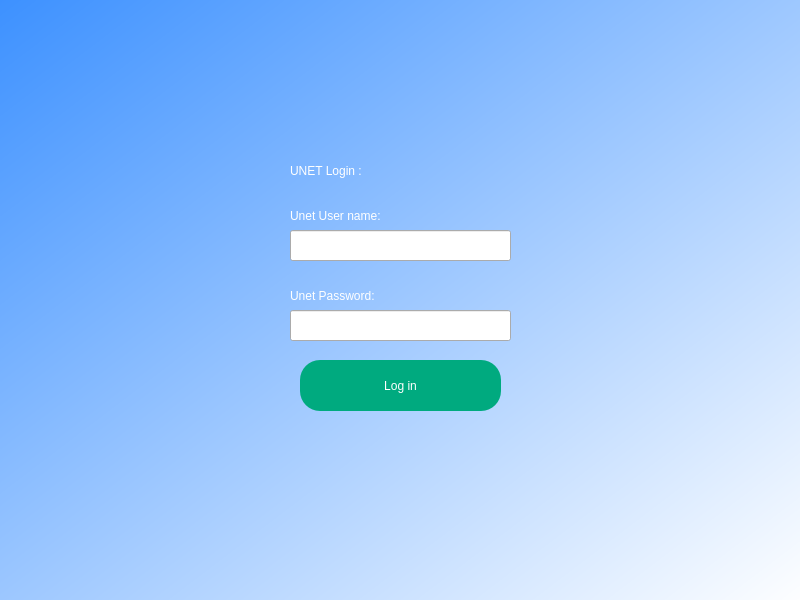
<?xml version="1.0" encoding="UTF-8"?>
<ui version="4.0">
 <class>UNOS_login</class>
 <widget class="QDialog" name="UNOS_login">
  <property name="geometry">
   <rect>
    <x>0</x>
    <y>0</y>
    <width>800</width>
    <height>600</height>
   </rect>
  </property>
  <property name="windowTitle">
   <string>Unet updater please login in</string>
  </property>
  <widget class="QWidget" name="widget_login" native="true">
   <property name="geometry">
    <rect>
     <x>0</x>
     <y>0</y>
     <width>801</width>
     <height>611</height>
    </rect>
   </property>
   <property name="styleSheet">
    <string notr="true">QWidget#widget_login{
background-color:
qlineargradient(spread:pad, x1:0, y1:0, x2:1, y2:1, stop:0 rgba(61, 145, 255, 255), stop:1 rgba(255, 255, 255, 255))}</string>
   </property>
   <widget class="QLabel" name="label">
    <property name="geometry">
     <rect>
      <x>290</x>
      <y>150</y>
      <width>221</width>
      <height>41</height>
     </rect>
    </property>
    <property name="styleSheet">
     <string notr="true">font: 26pt &quot;MS Shell Dlg 2&quot;; color:rgb(255, 255, 255)</string>
    </property>
    <property name="text">
     <string>UNET Login :</string>
    </property>
   </widget>
   <widget class="QLabel" name="label_2">
    <property name="geometry">
     <rect>
      <x>290</x>
      <y>200</y>
      <width>131</width>
      <height>31</height>
     </rect>
    </property>
    <property name="styleSheet">
     <string notr="true">font: 13pt &quot;MS Shell Dlg 2&quot;; color:rgb(255, 255, 255)</string>
    </property>
    <property name="text">
     <string>Unet User name:</string>
    </property>
   </widget>
   <widget class="QLabel" name="label_3">
    <property name="geometry">
     <rect>
      <x>290</x>
      <y>280</y>
      <width>131</width>
      <height>31</height>
     </rect>
    </property>
    <property name="styleSheet">
     <string notr="true">font: 13pt &quot;MS Shell Dlg 2&quot;; color:rgb(255, 255, 255)</string>
    </property>
    <property name="text">
     <string>Unet Password:</string>
    </property>
   </widget>
   <widget class="QLineEdit" name="lineEdit_username">
    <property name="geometry">
     <rect>
      <x>290</x>
      <y>230</y>
      <width>221</width>
      <height>31</height>
     </rect>
    </property>
    <property name="text">
     <string/>
    </property>
   </widget>
   <widget class="QLineEdit" name="lineEdit_password">
    <property name="geometry">
     <rect>
      <x>290</x>
      <y>310</y>
      <width>221</width>
      <height>31</height>
     </rect>
    </property>
    <property name="text">
     <string/>
    </property>
    <property name="echoMode">
     <enum>QLineEdit::Password</enum>
    </property>
   </widget>
   <widget class="QPushButton" name="QpushButton_login">
    <property name="geometry">
     <rect>
      <x>300</x>
      <y>360</y>
      <width>201</width>
      <height>51</height>
     </rect>
    </property>
    <property name="styleSheet">
     <string notr="true">border-radius:20px;
background-color: rgb(0, 170, 127);
font: 20pt &quot;MS Shell Dlg 2&quot;; color: rgb(255, 255, 255)</string>
    </property>
    <property name="text">
     <string>Log in</string>
    </property>
   </widget>
  </widget>
 </widget>
 <resources/>
 <connections/>
</ui>
